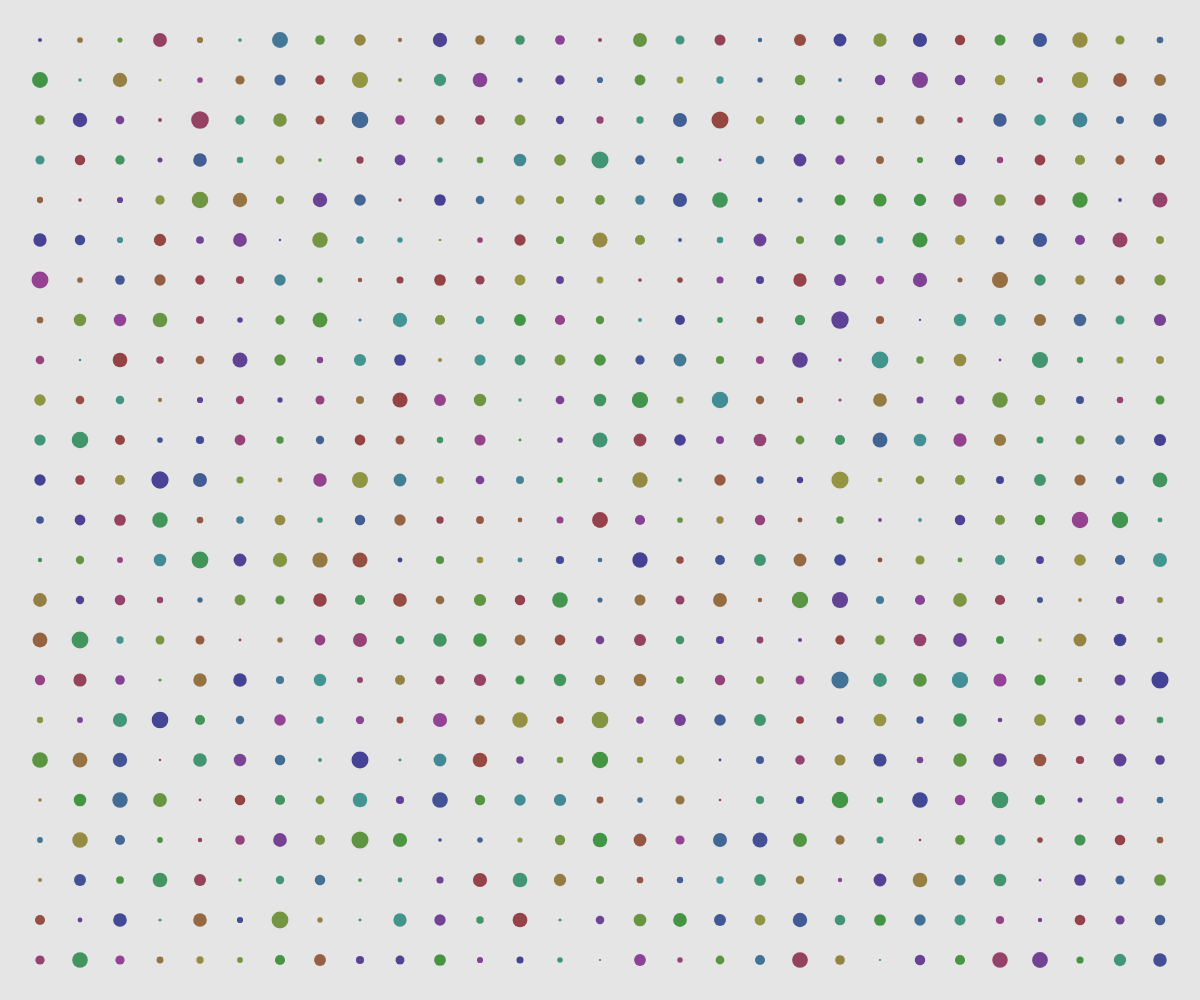
Frame 1 (no input)
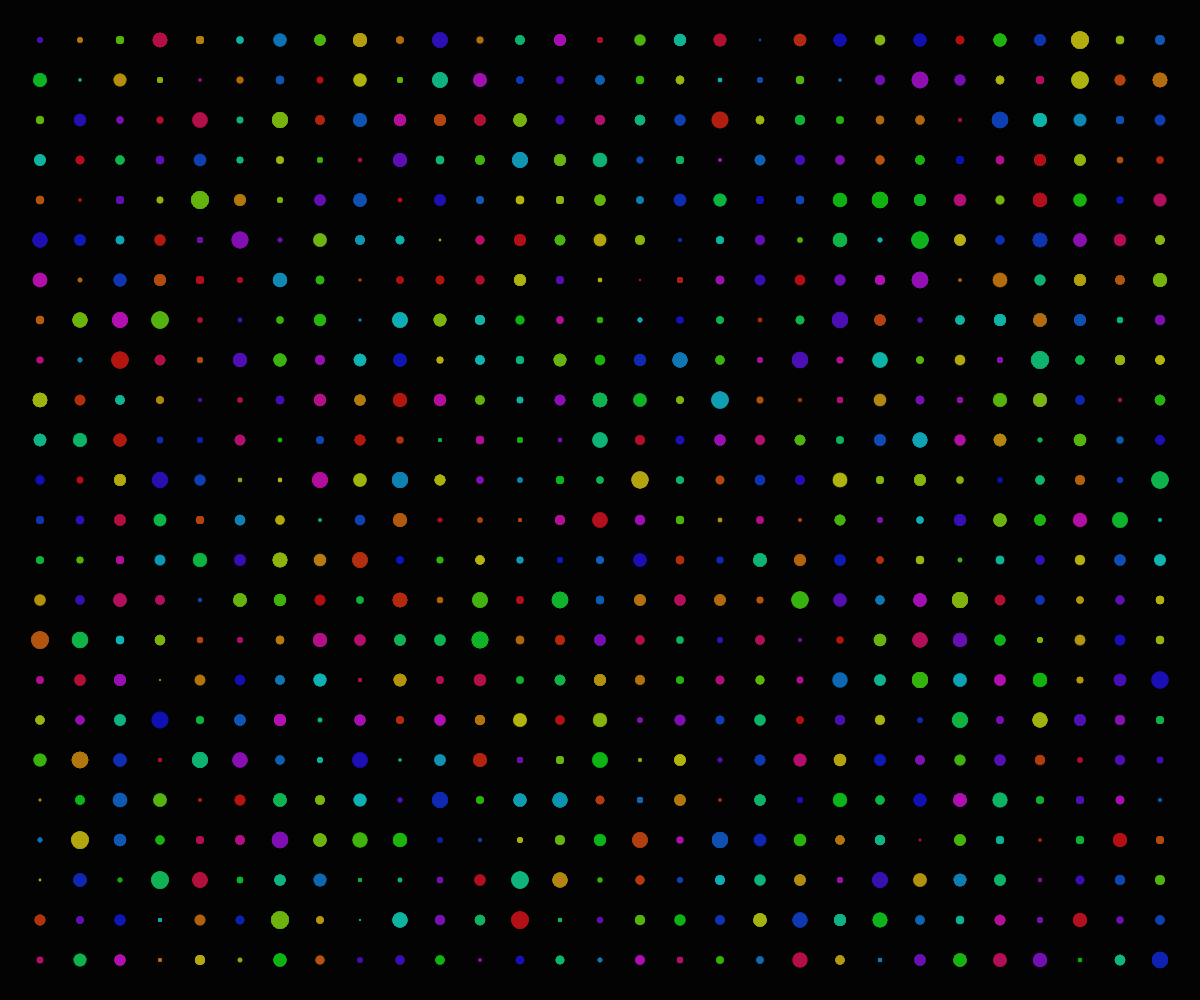
Frame 60 (no input)
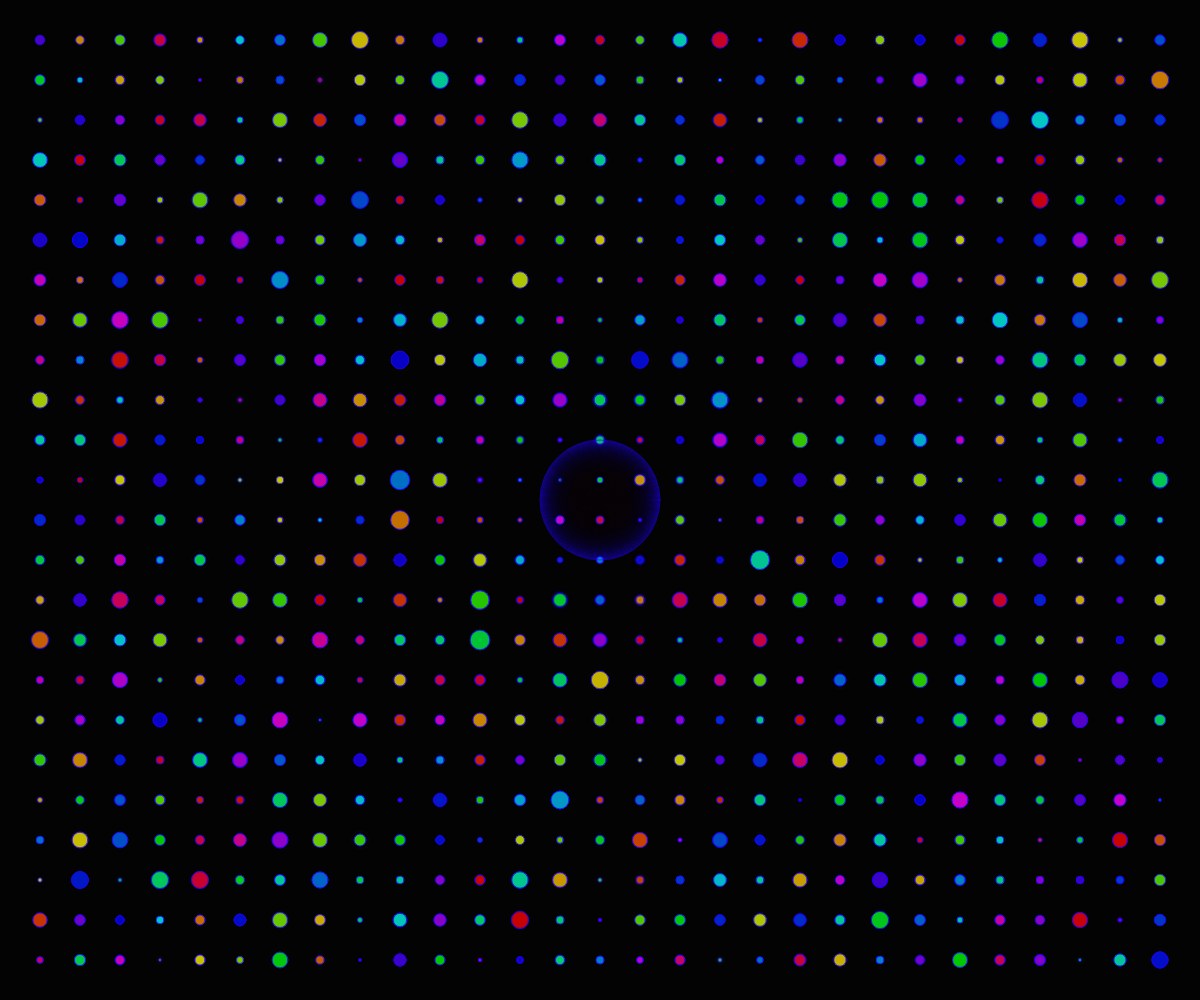
Frame 120 (the mouse pressed at the canvas centre since frame 60)

The p5.js sketch that drew these frames (run headless with seeded random() and noise() and a simulated clock; from frame 60 on, the mouse is pressed at the canvas centre):

// p5.js sketch
// ── sketch.js
let nodes = [];
let pulses = [];
let gridSize = 40;
let time = 0;

function setup() {
  createCanvas(windowWidth, windowHeight);
  colorMode(HSB, 360, 100, 100, 1);
  noStroke();
  
  // Create grid of nodes
  for (let x = gridSize; x < width; x += gridSize) {
    for (let y = gridSize; y < height; y += gridSize) {
      nodes.push({
        x: x,
        y: y,
        hue: random(360),
        baseSize: random(5, 15),
        pulsePhase: random(TWO_PI)
      });
    }
  }
}

function draw() {
  background(0, 0, 0, 0.1);
  
  time += 0.02;
  
  // Draw pulsing field
  for (let i = 0; i < nodes.length; i++) {
    let node = nodes[i];
    
    // Base pulse from central point
    let dx = node.x - width/2;
    let dy = node.y - height/2;
    let distance = sqrt(dx*dx + dy*dy);
    
    // Calculate pulse effect
    let pulse = 0;
    for (let j = 0; j < pulses.length; j++) {
      let p = pulses[j];
      let d = dist(p.x, p.y, node.x, node.y);
      if (d < 300) {
        let timeOffset = (time - p.startTime) * 2;
        pulse += sin(d * 0.02 - timeOffset) * (1 - d/300) * 0.5;
      }
    }
    
    // Node glow effect
    let size = node.baseSize + sin(time + node.pulsePhase) * 3 + pulse * 10;
    let hue = (node.hue + time * 2 + pulse * 30) % 360;
    let saturation = 80 + sin(time * 0.5 + pulse) * 20;
    let lightness = 50 + sin(time * 0.7 + pulse) * 30;
    
    fill(hue, saturation, lightness, 0.8);
    ellipse(node.x, node.y, size, size);
  }
  
  // Draw pulses
  for (let i = pulses.length - 1; i >= 0; i--) {
    let p = pulses[i];
    let age = time - p.startTime;
    
    if (age > 5) {
      pulses.splice(i, 1);
    } else {
      let alpha = map(age, 0, 5, 0.8, 0);
      let radius = age * 50;
      
      stroke(p.hue, 100, 100, alpha);
      noFill();
      ellipse(p.x, p.y, radius * 2, radius * 2);
    }
  }
}

function mousePressed() {
  // Add new pulse at click location
  pulses.push({
    x: mouseX,
    y: mouseY,
    startTime: time,
    hue: random(360)
  });
  
  // Occasionally amplify existing patterns
  if (random() < 0.3) {
    for (let i = 0; i < nodes.length; i++) {
      nodes[i].pulsePhase += random(TWO_PI);
    }
  }
}

function windowResized() {
  resizeCanvas(windowWidth, windowHeight);
}
